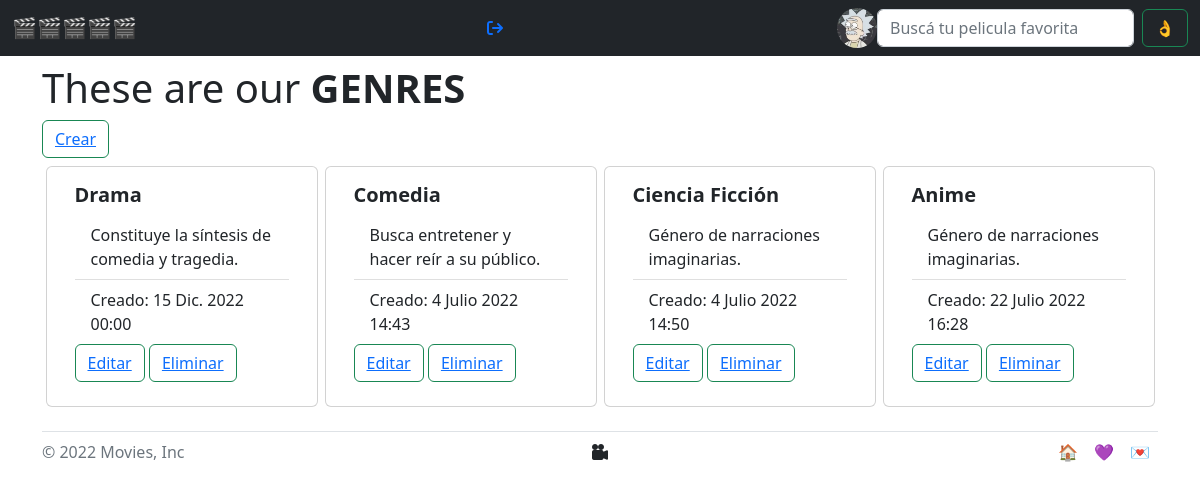
Page /businessApp/main/genres (signed in) on the earlier database version.
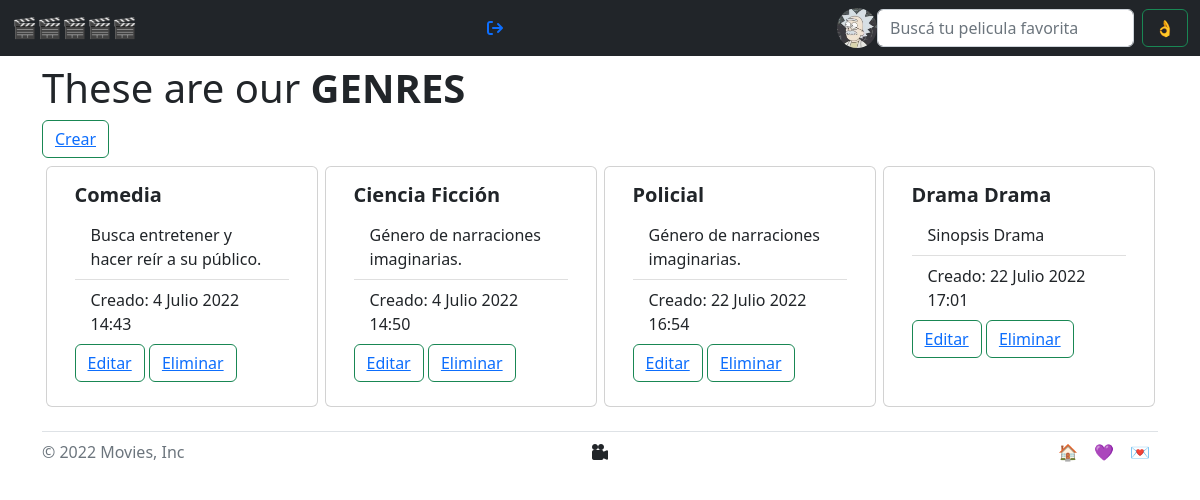
Same page on the later database version.
### BusinessApp/models.py (models this page shows, shortened)
class Genre(models.Model):
    name = models.CharField(max_length=20)
    description = models.CharField(max_length=50)
    created_at = models.DateTimeField(auto_now_add=True)
    updated_at = models.DateTimeField(auto_now_add=True)

### BusinessApp/views.py (the view)
# urls.py: path('main/genres', show_genres),
def show_genres(request):
    res = Genre.objects.all()
    return render(request, 'BusinessApp/genres.html', {"res": res, "url": buscar_url_avatar(request.user.id)})

### BusinessApp/views.py (called while the page is built)
def buscar_url_avatar(user):
    avatar = Avatar.objects.filter(user=user)
    if avatar:
        return avatar[0].img.url
    return None

### TicketApp/context_processor.py (called while the page is built)
def total_amount_ticket(request):
    total = 0
    if request.user.is_authenticated:
        if 'ticket' in request.session:
            for key, value in request.session["ticket"].items():
                total = total + float(value["price"])
    return { "total_amount_ticket": total}

### BusinessApp/templates/BusinessApp/genres.html (shortened to what this page needs)
{% extends "BusinessApp/base_padre.html" %}
{% block contenidoQueCambia %}
<h1>These are our <strong>GENRES</strong></h1>
{% if request.user.is_authenticated and user.is_superuser %}
<button class="btn btn-outline-success mb-2">
    <a href="{% url 'createGenre' %} ">Crear</a>
</button>
{% endif %}
<div class="row mx-auto">
{% for p in res %}
  <div class="card mx-auto" style="width: 17rem;">
      <div class="card-body">
          <h5 class="card-title fw-bold">{{ p.name  }}</h5>
          <ul class="list-group list-group-flush">
              <li class="list-group-item">{{ p.description }}</li>
              <li class="list-group-item">Creado: {{ p.created_at }}</li>
          </ul>
      {% if request.user.is_authenticated and user.is_superuser %}
          <button class="btn btn-outline-success mb-2">
              <a href="{% url 'editGenre' p.name %}">Editar</a>
          </button>
          <button class="btn btn-outline-success mb-2">
            <a href="{% url 'deleteGenre' p.name %}">Eliminar</a>
          </button>
      {% endif %}
      </div>
  </div>
{% endfor %}
</div>
{% endblock %}

Differences in the rows shown:
removed Genre: name "Drama", description "Constituye la síntesis de comedia y tragedia.", created_at "15 Dic. 2022 00:00"
removed Genre: name "Anime", description "Género de narraciones imaginarias.", created_at "22 Julio 2022 16:28"
added Genre: name "Policial", description "Género de narraciones imaginarias.", created_at "22 Julio 2022 16:54"
added Genre: name "Drama Drama", description "Sinopsis Drama", created_at "22 Julio 2022 17:01"
